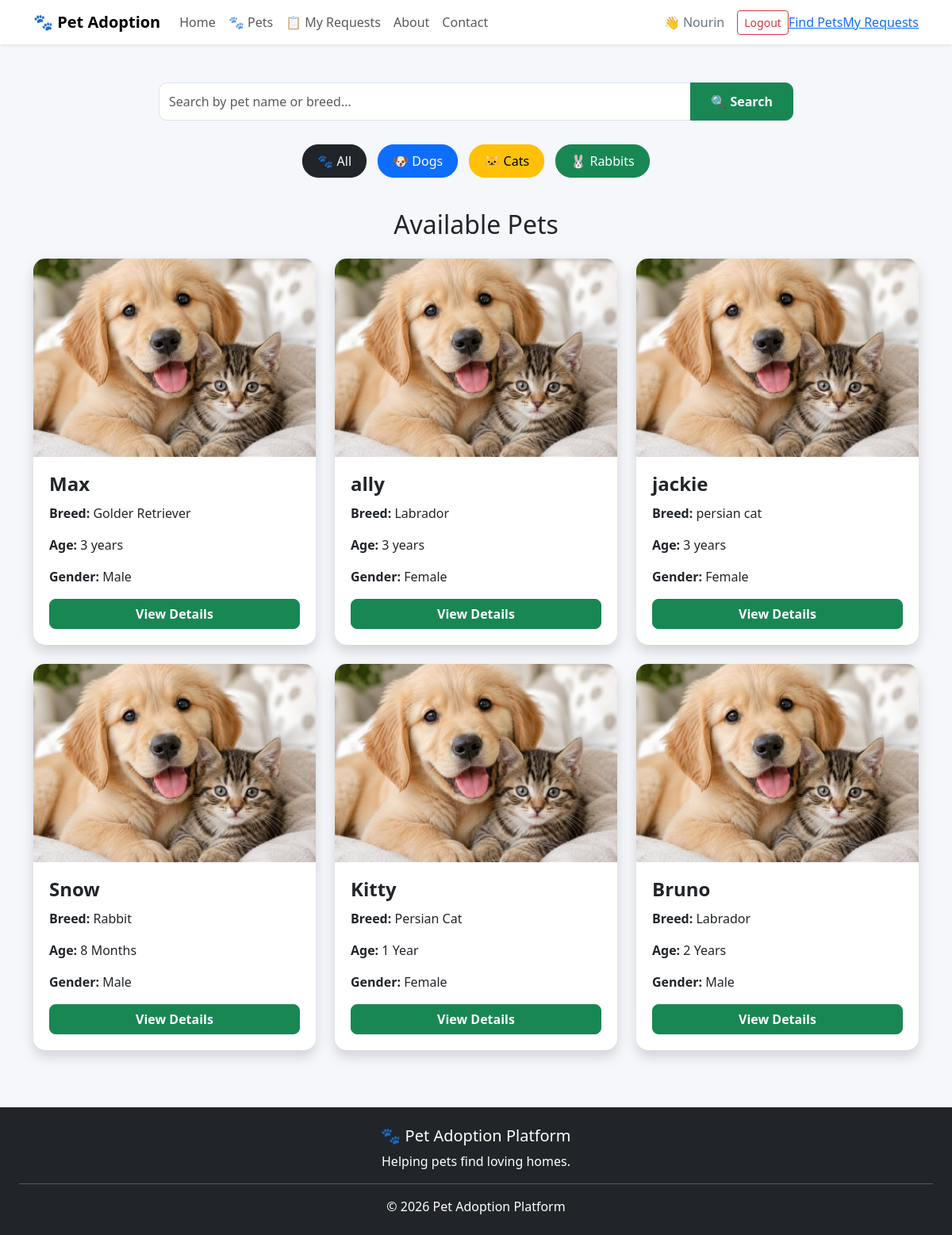
Before: /pets (signed in) with the older database file.
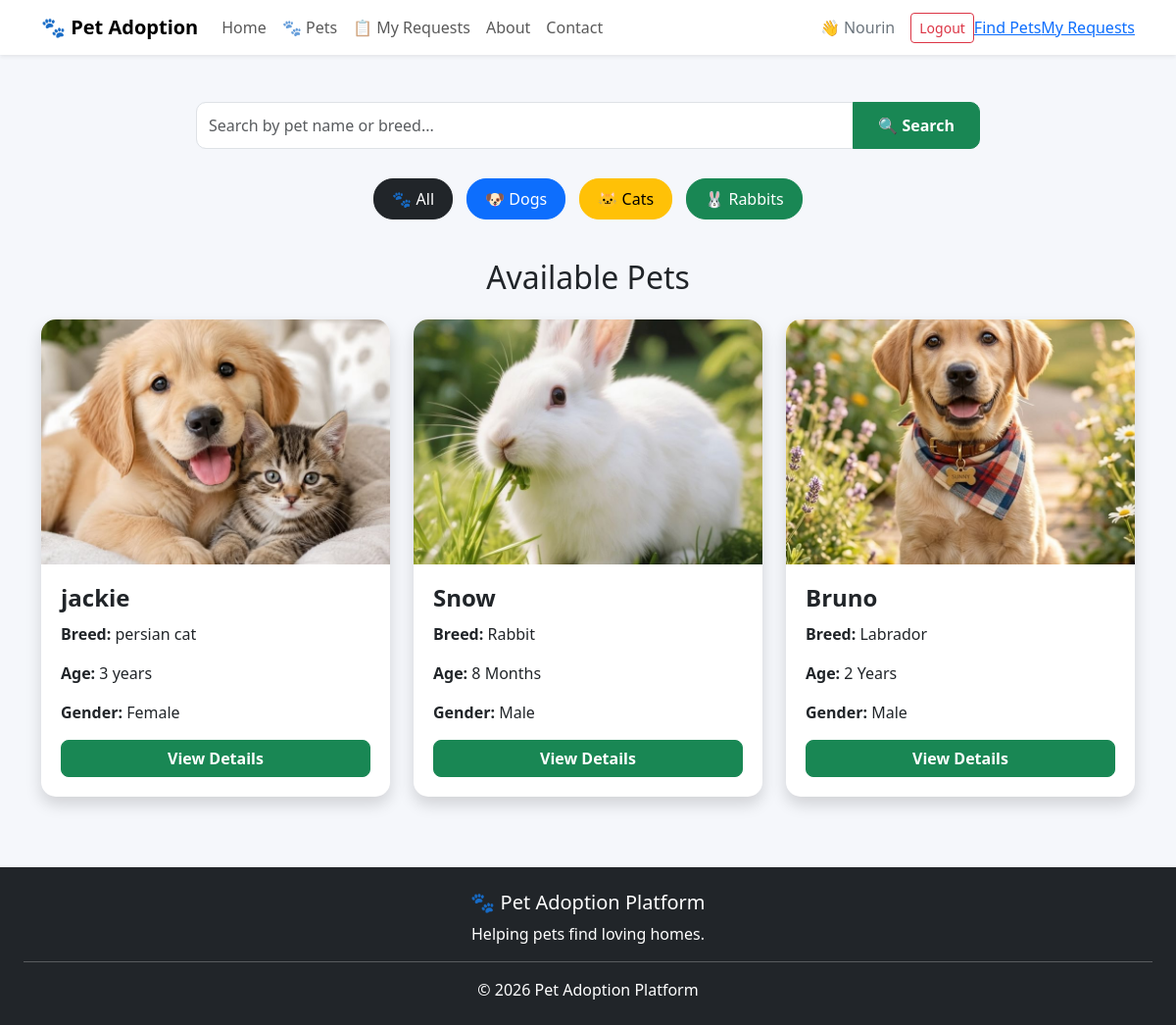
After: the same page with the newer database file.
### tables this page shows
CREATE TABLE pets(
        id INTEGER PRIMARY KEY AUTOINCREMENT,
        name TEXT,
        breed TEXT,
        age TEXT,
        gender TEXT,
        vaccinated TEXT,
        description TEXT,
        image TEXT
    , status TEXT DEFAULT 'Available', shelter_id INTEGER);

### app.py (the view, shortened to what this page needs)
@app.route('/pets')
def pets():
    if 'user' not in session:
        return redirect(url_for('login'))
    search = request.args.get('search', '').strip()
    category = request.args.get('category', '').strip().lower()
    conn = sqlite3.connect("database.db")
    cursor = conn.cursor()
    query = """
        SELECT *
        FROM pets
        WHERE LOWER(TRIM(status)) = 'available'
    """
    params = []
    query += " ORDER BY id DESC"
    cursor.execute(query, params)
    pets = cursor.fetchall()
    conn.close()
    return render_template(
        "pets.html",
        pets=pets,
        search=search,
        category=category
    )

### templates/pets.html (shortened to what this page needs)
<!DOCTYPE html>
<html lang="en">
<head>
    <link
        href="https://cdn.jsdelivr.net/npm/bootstrap@5.3.3/dist/css/bootstrap.min.css"
        rel="stylesheet"
    >
</head>
<body>
{% include 'navbar.html' %}
<div class="container mt-5">
    <div class="search-section">
        <form
            method="GET"
            action="{{ url_for('pets') }}"
        >
            <div class="input-group">
                <input
                    type="text"
                    name="search"
                    class="form-control search-input"
                    placeholder="Search by pet name or breed..."
                    value="{{ search or '' }}"
                >
                <button
                    type="submit"
                    class="btn btn-success search-button"
                >
                    🔍 Search
                </button>
            </div>
        </form>
    </div>
    <div class="category-section">
        <a
            href="{{ url_for('pets') }}"
            class="btn btn-dark category-btn"
        >
            🐾 All
        </a>
        <a
            href="{{ url_for('pets', category='dog') }}"
            class="btn btn-primary category-btn"
        >
            🐶 Dogs
        </a>
        <a
            href="{{ url_for('pets', category='cat') }}"
            class="btn btn-warning category-btn"
        >
            🐱 Cats
        </a>
        <a
            href="{{ url_for('pets', category='rabbit') }}"
            class="btn btn-success category-btn"
        >
            🐰 Rabbits
        </a>
    </div>
    <h2 class="text-center mb-4">
        Available Pets
    </h2>
    <div class="row">
        {% if pets %}
            {% for pet in pets %}
            <div class="col-md-4 mb-4">
                <div class="card shadow pet-card">
                    <img
                        src="{{ url_for('static', filename='images/' + pet[7]) }}"
                        class="card-img-top pet-image"
                        alt="{{ pet[1] }}"
                    >
                    <div class="card-body">
                        <h4 class="pet-name">
                            {{ pet[1] }}
                        </h4>
                        <p>
                            <strong>Breed:</strong>
                            {{ pet[2] }}
                        </p>
                        <p>
                            <strong>Age:</strong>
                            {{ pet[3] }}
                        </p>
                        <p>
                            <strong>Gender:</strong>
                            {{ pet[4] }}
                        </p>
                        <a
                            href="{{ url_for('pet_details', pet_id=pet[0]) }}"
                            class="btn btn-success w-100 view-btn"
                        >
                            View Details
                        </a>
                    </div>
                </div>
            </div>
            {% endfor %}
        {% endif %}
    </div>
</div>
{% include 'footer.html' %}
</body>
</html>

### templates/navbar.html (shortened to what this page needs)
<nav class="navbar navbar-expand-lg bg-white shadow-sm">
    <div class="container">
        <a class="navbar-brand fw-bold" href="{{ url_for('home') }}">
            🐾 Pet Adoption
        </a>
        <div class="collapse navbar-collapse" id="mainNavbar">
            <ul class="navbar-nav me-auto mb-2 mb-lg-0">
                <li class="nav-item">
                    <a class="nav-link"
                       href="{{ url_for('home') }}">
                        Home
                    </a>
                </li>
                {% if session.get('user') %}
                    {% if session.get('user') != 'Admin' %}
                    <li class="nav-item">
                        <a class="nav-link"
                           href="{{ url_for('pets') }}">
                            🐾 Pets
                        </a>
                    </li>
                    <li class="nav-item">
                        <a class="nav-link"
                           href="{{ url_for('my_requests') }}">
                            📋 My Requests
                        </a>
                    </li>
                    {% endif %}
                {% endif %}
                <li class="nav-item">
                    <a class="nav-link"
                       href="{{ url_for('about') }}">
                        About
                    </a>
                </li>
                <li class="nav-item">
                    <a class="nav-link"
                       href="{{ url_for('contact') }}">
                        Contact
                    </a>
                </li>
            </ul>
            <div class="d-flex align-items-center">
                {% if session.get('user') %}
                    <span class="me-3 text-secondary">
                        👋 {{ session.get('user') }}
                    </span>
                    <a href="{{ url_for('logout') }}"
                       class="btn btn-outline-danger btn-sm">
                        Logout
                    </a>
                {% endif %}
                {% if session.get('role') == "Admin" %}
    <a href="{{ url_for('admin') }}">
        Dashboard
    </a>
{% elif session.get('role') == "Adopter" %}
    <a href="{{ url_for('pets') }}">
        Find Pets
    </a>
    <a href="{{ url_for('my_requests') }}">
        My Requests
    </a>
{% endif %}
            </div>
        </div>
    </div>
</nav>

### templates/footer.html
<footer class="bg-dark text-white text-center p-4 mt-5">
    <h5>🐾 Pet Adoption Platform</h5>
    <p>
        Helping pets find loving homes.
    </p>
    <hr class="bg-light">
    <p class="text-center mb-0">
    © 2026 Pet Adoption Platform
</p>
</footer>

### templates/pets.html (style rules this page uses)
body { background: #f5f7fb; }
.search-section { max-width: 800px; margin: 0 auto 25px; }
.search-input { height: 48px; border-radius: 10px 0 0 10px; }
.search-button { border-radius: 0 10px 10px 0; padding: 0 25px; font-weight: 600; }
.category-section { text-align: center; margin-bottom: 35px; }
.category-btn { margin: 5px; border-radius: 20px; padding: 8px 18px; font-weight: 500; }
.pet-image { width: 100%; height: 250px; object-fit: cover; object-position: center; }
.pet-card { border: none; border-radius: 15px; overflow: hidden; transition: transform 0.2s ease, box-shadow 0.2s ease; }
.pet-card .card-body { padding: 20px; }
.pet-name { font-weight: 700; margin-bottom: 10px; }
.view-btn { border-radius: 8px; font-weight: 600; }

Changed rows visible on the page:
no longer on this page (row edited): pets: image (picture), name "Max", breed "Golder Retriever", age "3 years", gender "Male"
no longer on this page (row edited): pets: image (picture), name "ally", breed "Labrador", age "3 years", gender "Female"
no longer on this page (row edited): pets: image (picture), name "Kitty", breed "Persian Cat", age "1 Year", gender "Female"
changed pets "Snow": image: a different picture
changed pets "Bruno": image: a different picture
